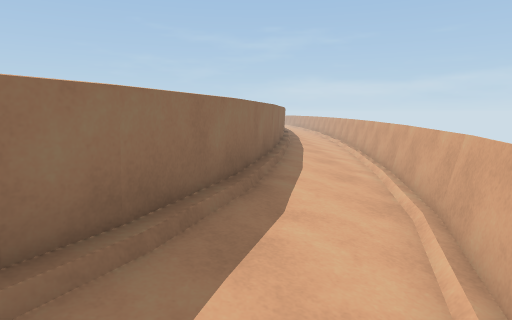
View 1 (above)

15 first-person views from a walk through a 3-D level made in the Unity game engine. The camera is 1.4 m above the floor, tilts 8° down and sees 75° across. The floor is counted in squares, 1 m on a side. Each view is taken from the middle of a square. On the plan, view 1 faces up. The plan holds only what a view shows up to about 15 squares ahead; the rest is blank. The place goes on beyond the plan. The player character is not drawn.

View 2
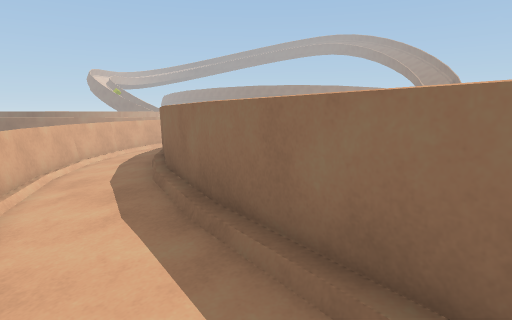

View 3
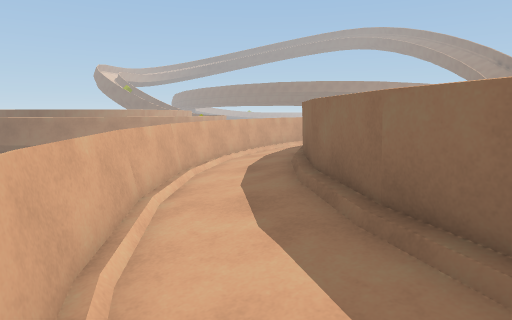

View 4
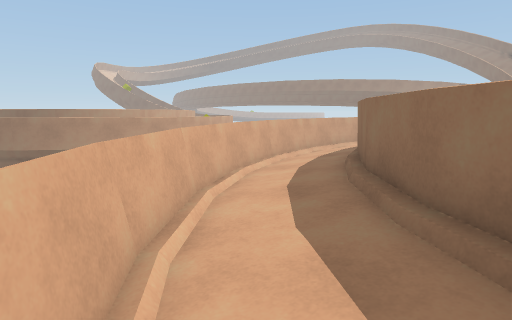

View 5
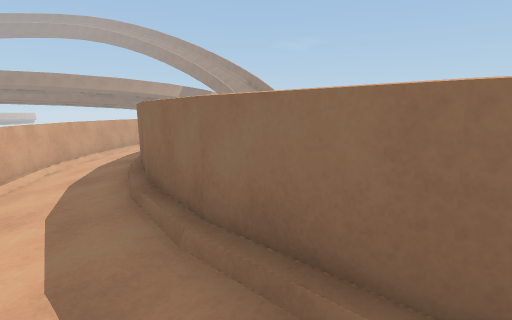

View 6
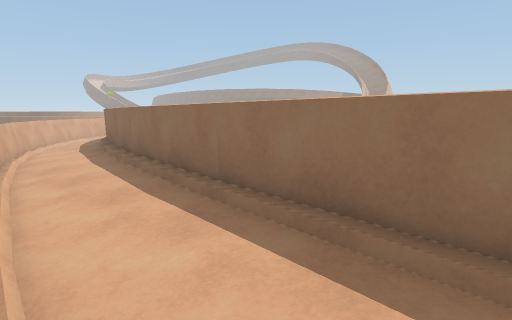

View 7
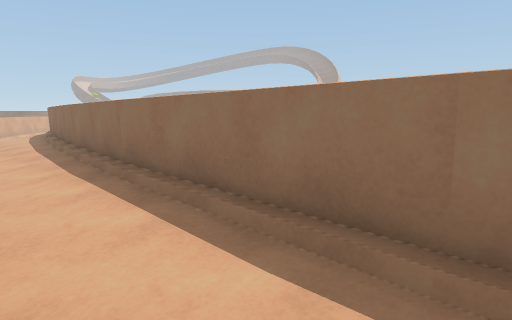

View 8
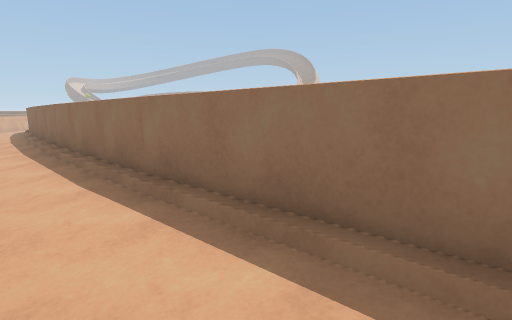

View 9
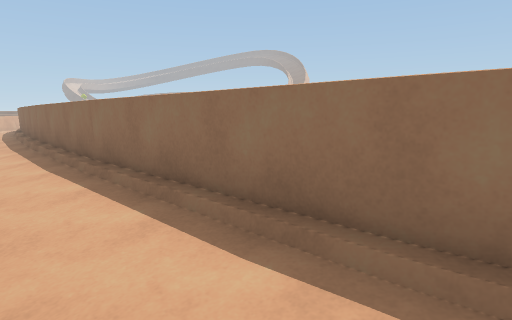

View 10
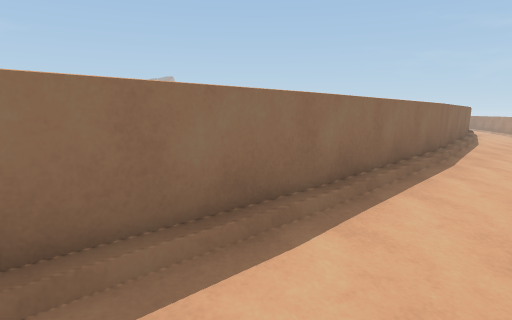

View 11
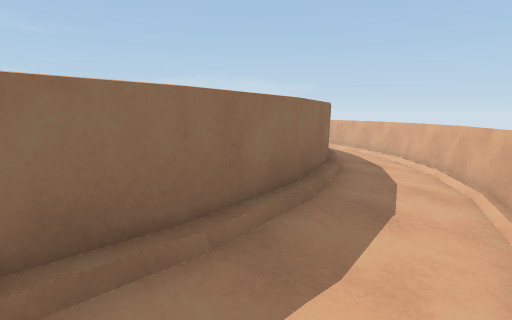

View 12
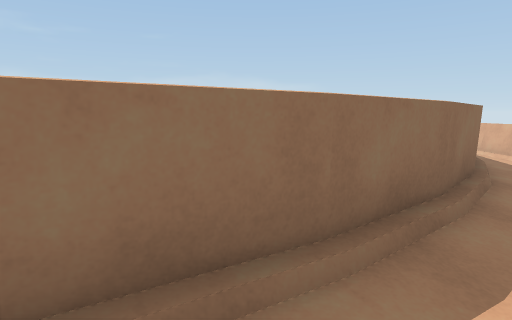

View 13
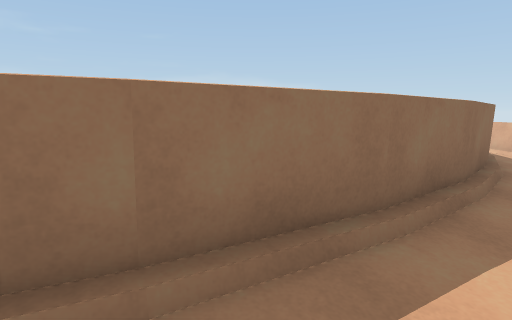

View 14
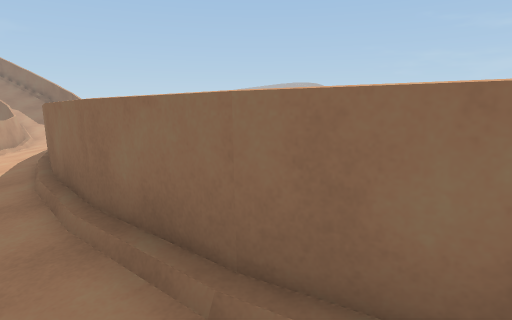

View 15
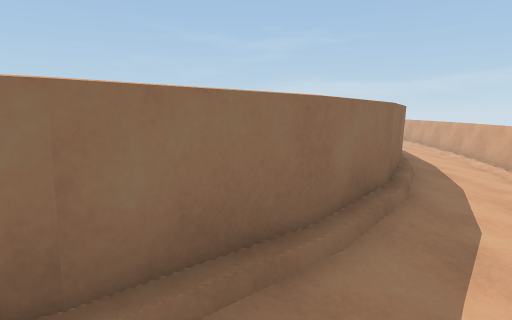

### Floor plan
Key: @ floor where view 1 was taken; # wall or solid block; . main floor; - floor 0.25 m lower than the main floor; / step, stairs or slope; = window, fence, low wall or low ledge.
Columns run from 19 left of view 1 to 4 right of it. Each row starts with its distance up from view 1.
 30                     ##-
 29                     =//-
 28                      #.-
 27                      #.-
 26                      #.-
 25                      #.-
 24                      #.-
 23                      #.-
 22                     =//
 21                     =/.
 20                     #/-
 19                     =//
 18                     =/-
 17                     =.-
 16                     =.--
 15                     =.-=
 14                     #.-=
 13                     #.-=
 12                     #.-=
 11                     #.-=
 10                    ##./#
  9                    =///=
  8                    =.-=#
  7                    #.-=#
  6                    #.-=
  5                   ##.-=
  4                   =.-##
  3                   #.-=
  2                  ##.-=
  1                 #=.-##
  0                #=//@=
 -1               #=//-=#
 -2              #=/.-###
 -3             #=/.-##
 -4 /##=#=   #=##./-##
 -5 ....//####...--=#
 -6  -.........--==##
 -7   ==//---====##

Where each view was taken, in squares from view 1:
view 1: 0 up, 0 right, facing up
view 2: 8 up, 2 right, facing down-left
view 3: 2 up, 1 right, facing down-left
view 4: 0 up, 0 right, facing down-left
view 5: 2 down, 2 left, facing left
view 6: 16 up, 4 right, facing down-left
view 7: 23 up, 4 right, facing down-left
view 8: 27 up, 4 right, facing down-left
view 9: 29 up, 4 right, facing down-left
view 10: 25 up, 4 right, facing up-left
view 11: 7 down, 12 left, facing up-right
view 12: 6 down, 17 left, facing up-right
view 13: 6 down, 18 left, facing up-right
view 14: 6 down, 9 left, facing up-left
view 15: 4 down, 4 left, facing up
